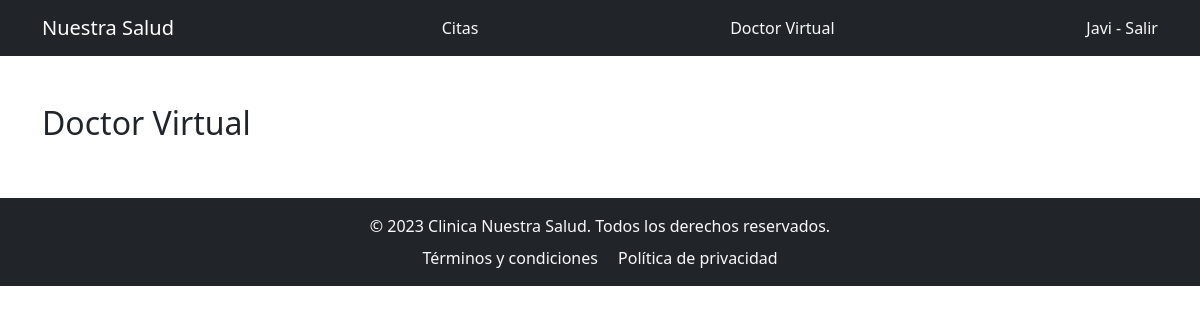
The page /clinic/doctor_virtual/ (signed in) on the database as committed earlier.
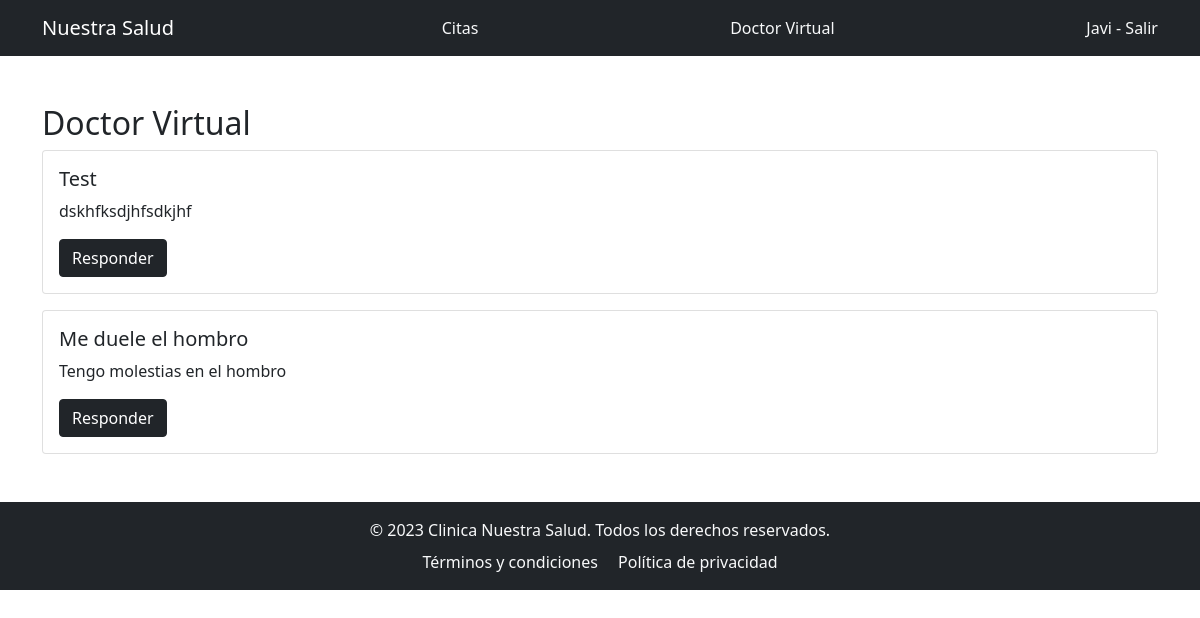
The same page on the database as committed later.
### clinic/models.py (models this page shows)
class Pregunta(models.Model):
    titulo = models.CharField(max_length=200)
    descripcion = models.TextField()
    perfil = models.ForeignKey(Perfil, related_name='preguntas', on_delete=models.CASCADE)
    medico = models.ForeignKey(Perfil, related_name='respuestas', on_delete=models.SET_NULL, null=True, blank=True)
    respuesta = models.TextField(blank=True)

### clinic/views.py (the view)
# urls.py: path('doctor_virtual/', views.DoctorVirtualView.as_view(), name='doctor_virtual'),
class DoctorVirtualView(LoginRequiredMixin,ListView):
    model = Pregunta
    template_name = 'doctor_virtual.html'
    def get_queryset(self):
        perfil = Perfil.objects.get(user=self.request.user)
        if perfil.tipo_usuario == 'DOC':
            return Pregunta.objects.filter(medico=perfil, respuesta='')
        else:
            return Pregunta.objects.filter(perfil=perfil)

### clinic/templates/doctor_virtual.html (shortened to what this page needs)
{% extends 'base.html' %}
{% block content %}
    <div class="d-flex justify-content-between align-items-center">
        <h2>Doctor Virtual</h2>
    </div>
    {% for pregunta in object_list %}
        <div class="card mb-3">
            <div class="card-body">
                <h5 class="card-title">{{ pregunta.titulo }}</h5>
                <p class="card-text">{{ pregunta.descripcion }}</p>
                {% if request.user.perfil.tipo_usuario == 'DOC' %}
                    <a href="{% url 'clinic:responder_pregunta' pregunta.id %}" class="btn btn-dark">Responder</a>
                {% endif %}
            </div>
        </div>
    {% endfor %}
{% endblock %}

Rows that differ between the two databases and show on the page:
added Pregunta: titulo "Test", descripcion "dskhfksdjhfsdkjhf"
added Pregunta: titulo "Me duele el hombro", descripcion "Tengo molestias en el hombro"
